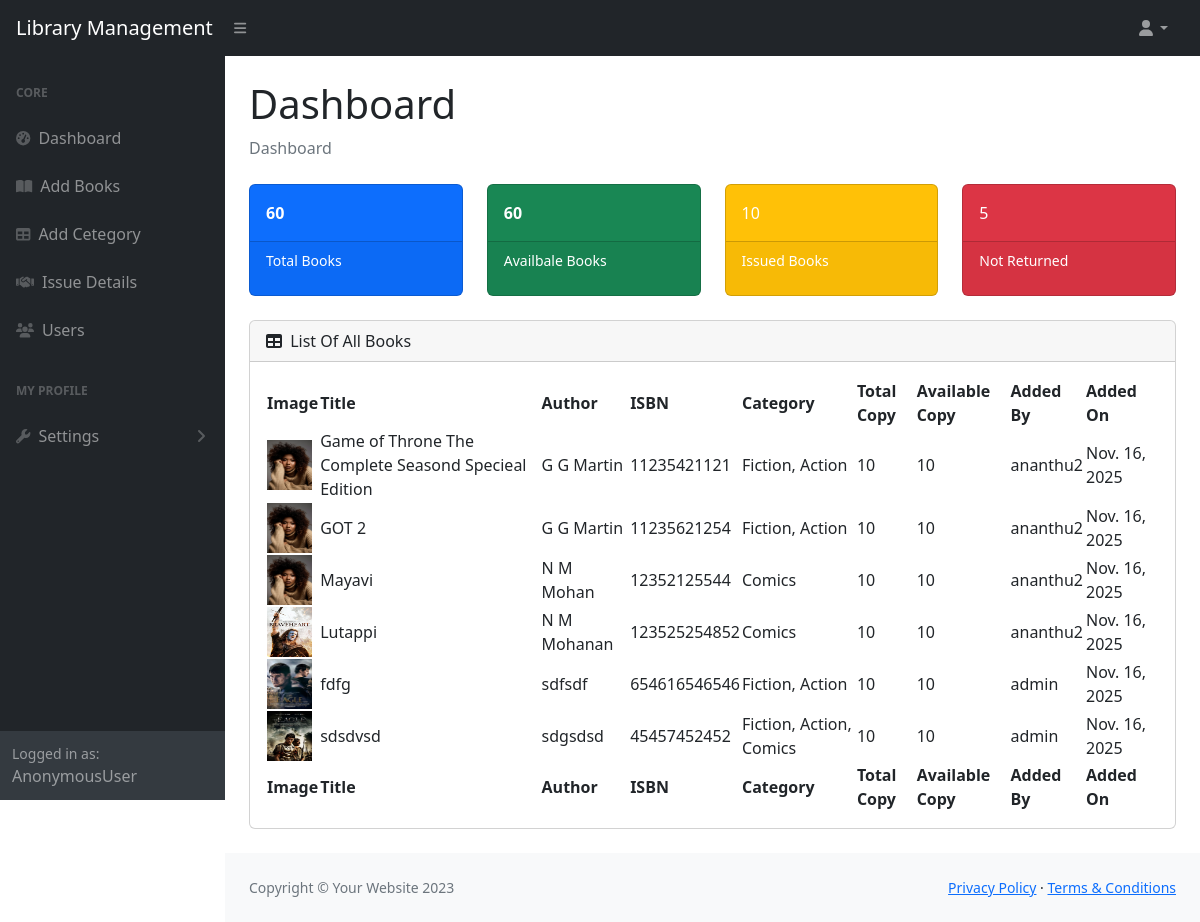
Page /dashboard/ on the earlier database version.
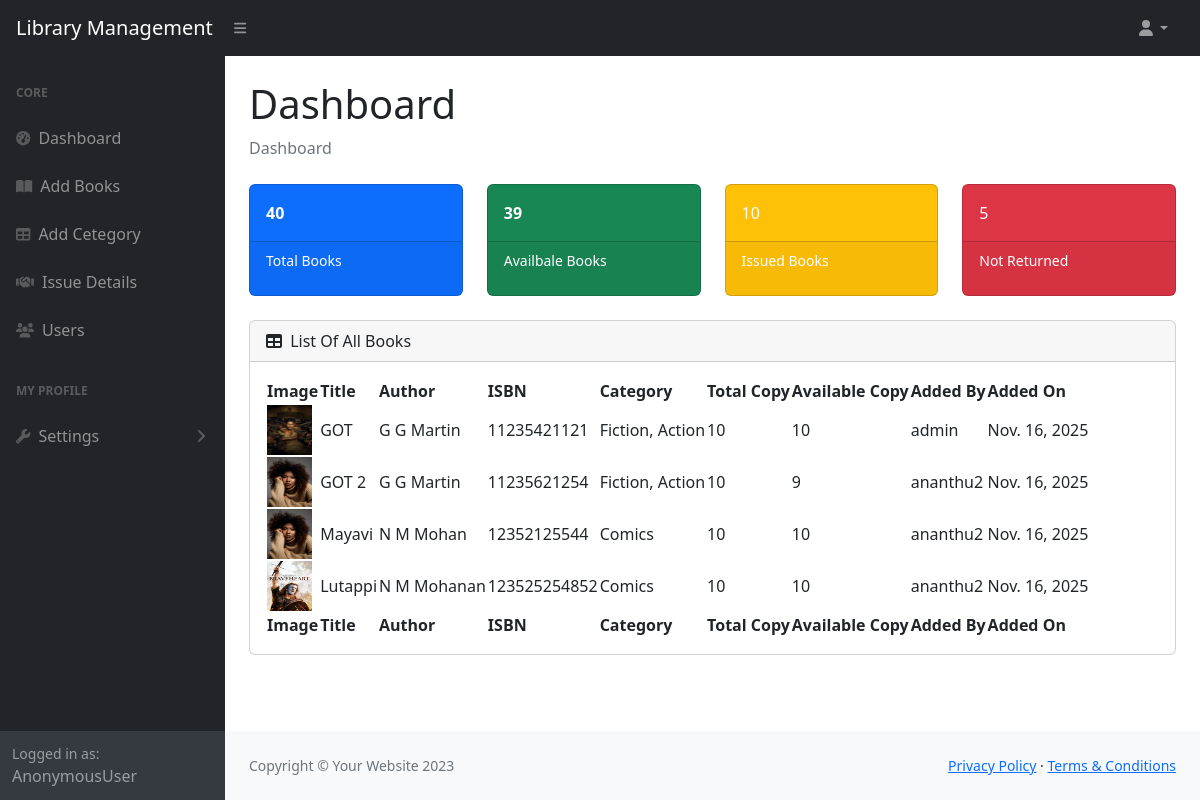
Same page on the later database version.
### libraryApp/models.py (models this page shows, shortened)
class Book(models.Model):
    user=models.ForeignKey(User,on_delete=models.CASCADE,related_name="bookUser")
    title=models.CharField(max_length=100)
    author=models.CharField(max_length=20)
    isbn=models.IntegerField()
    image=models.ImageField(upload_to="books",default="books/default.jpeg",null=True,blank=True)
    category=models.ManyToManyField(Category,related_name="bookCategory")
    total_copy=models.IntegerField()
    avl_copy=models.IntegerField()
    added_on=models.DateField(auto_now_add=True)

class Category(models.Model):
    category=models.CharField(max_length=20,unique=True)

class User(AbstractUser):
    email=models.EmailField(unique=True)
    option = (
        ('user','user'),
        ('staff','staff')
    )
    phone=models.CharField(max_length=15)
    role=models.CharField(max_length=100,choices=option,default="user")
    profile=models.ImageField(upload_to="profile",default="profile/default.jpeg",null=True,blank=True)
    otp=models.CharField(max_length=20)
    is_verified=models.BooleanField(default=False)

### libraryApp/views.py (the view)
# urls.py: path("dashboard/",views.DashboardView.as_view(),name="dashboard"),
class DashboardView(View):
    def get(self,request):
        books=Book.objects.all()
        return render(request,"dashboard.html",{"books":books})

### libraryApp/context_processor.py (called while the page is built)
def library_status(request):
    total_books = Book.objects.count()
    total_copies = Book.objects.aggregate(total=models.Sum("total_copy"))["total"] or 0
    avl_books = Book.objects.aggregate(total=models.Sum("avl_copy"))["total"] or 0
    return {
        "total_books": total_books,
        "total_copies": total_copies,
        "avl_books": avl_books,
    }

### libraryApp/templates/dashboard.html (shortened to what the changed rows need)
{% load static %}
<!DOCTYPE html>
<html lang="en">
<head>
    <link href="https://cdn.jsdelivr.net/npm/simple-datatables@7.1.2/dist/style.min.css" rel="stylesheet" />
    <link href="{% static 'css/styles.css' %}" rel="stylesheet" />
</head>
<body class="sb-nav-fixed">
    <div id="layoutSidenav">
        <div id="layoutSidenav_content">
            <main>
                {% block main %}
                <div class="container-fluid px-4">
                    <h1 class="mt-4">Dashboard</h1>
                    <div class="row">
                        <div class="col-xl-3 col-md-6">
                                <a href="#section-table">
                            <div class="card bg-primary text-white mb-4">
                                <div class="card-body fw-bolder">{{total_copies}}</div>
                                <div class="card-footer d-flex align-items-center justify-content-between">
                                    <p class="small text-white">Total Books</p>
                                </div>
                            </div>
                        </a>
                        </div>
                        <div class="col-xl-3 col-md-6">
                            <div class="card bg-success text-white mb-4">
                                <div class="card-body fw-bolder">{{avl_books}}</div>
                                <div class="card-footer d-flex align-items-center justify-content-between">
                                    <p class="small text-white">Availbale Books</p>
                                </div>
                            </div>
                        </div>
                    </div>
                    <div id="section-table" class="card mb-4">
                        <div class="card-body">
                            <table id="datatablesSimple" class="datatable">
                                <thead>
                                    <tr>
                                        <th>Image</th>
                                        <th>Title</th>
                                        <th>Author</th>
                                        <th>ISBN</th>
                                        <th>Category</th>
                                        <th>Total Copy</th>
                                        <th>Available Copy</th>
                                        <th>Added By</th>
                                        <th>Added On</th>
                                    </tr>
                                </thead>
                                <tfoot>
                                    <tr>
                                        <th>Image</th>
                                        <th>Title</th>
                                        <th>Author</th>
                                        <th>ISBN</th>
                                        <th>Category</th>
                                        <th>Total Copy</th>
                                        <th>Available Copy</th>
                                        <th>Added By</th>
                                        <th>Added On</th>
                                    </tr>
                                </tfoot>
                                <tbody>
                                    {% for book in books %}
                                    <tr>
                                        <td>
                                            <img src="{{book.image.url}}"  height="50px" width="45px" alt="img">
                                        </td>
                                        <td>{{book.title}}</td>
                                        <td>{{book.author}}</td>
                                        <td>{{book.isbn}}</td>
                                        <td>
                                            {% for cat in book.category.all %}
                                                {{ cat.category }}{% if not forloop.last %}, {% endif %}
                                            {% endfor %}
                                        </td>
                                        <td>{{book.total_copy}}</td>
                                        <td>{{book.avl_copy}}</td>
                                        <td>{{book.user}}</td>
                                        <td>{{book.added_on}}</td>
                                    </tr>
                                    {% endfor %}
                                </tbody>
                            </table>
                        </div>
                    </div>
                </div>
                {% endblock %}
            </main>
        </div>
    </div>
</body>
</html>

Differences in the rows shown:
removed Book: image (picture), title "fdfg", author "sdfsdf", isbn "654616546546", total_copy "10", avl_copy "10", user "admin", added_on "Nov. 16, 2025", Category (category "Fiction"), Category (category "Action")
removed Book: image (picture), title "sdsdvsd", author "sdgsdsd", isbn "45457452452", total_copy "10", avl_copy "10", user "admin", added_on "Nov. 16, 2025", Category (category "Fiction"), Category (category "Action"), Category (category "Comics")
changed Book: image: picture added in place of a placeholder; title "Game of Throne The Complete Seasond Specieal Edition" → "GOT"; user "ananthu2" → "admin"
changed Book "GOT 2": avl_copy "10" → "9"
Other differences:
{{ total_copies }}: "60" → "40"
{{ avl_books }}: "60" → "39"
